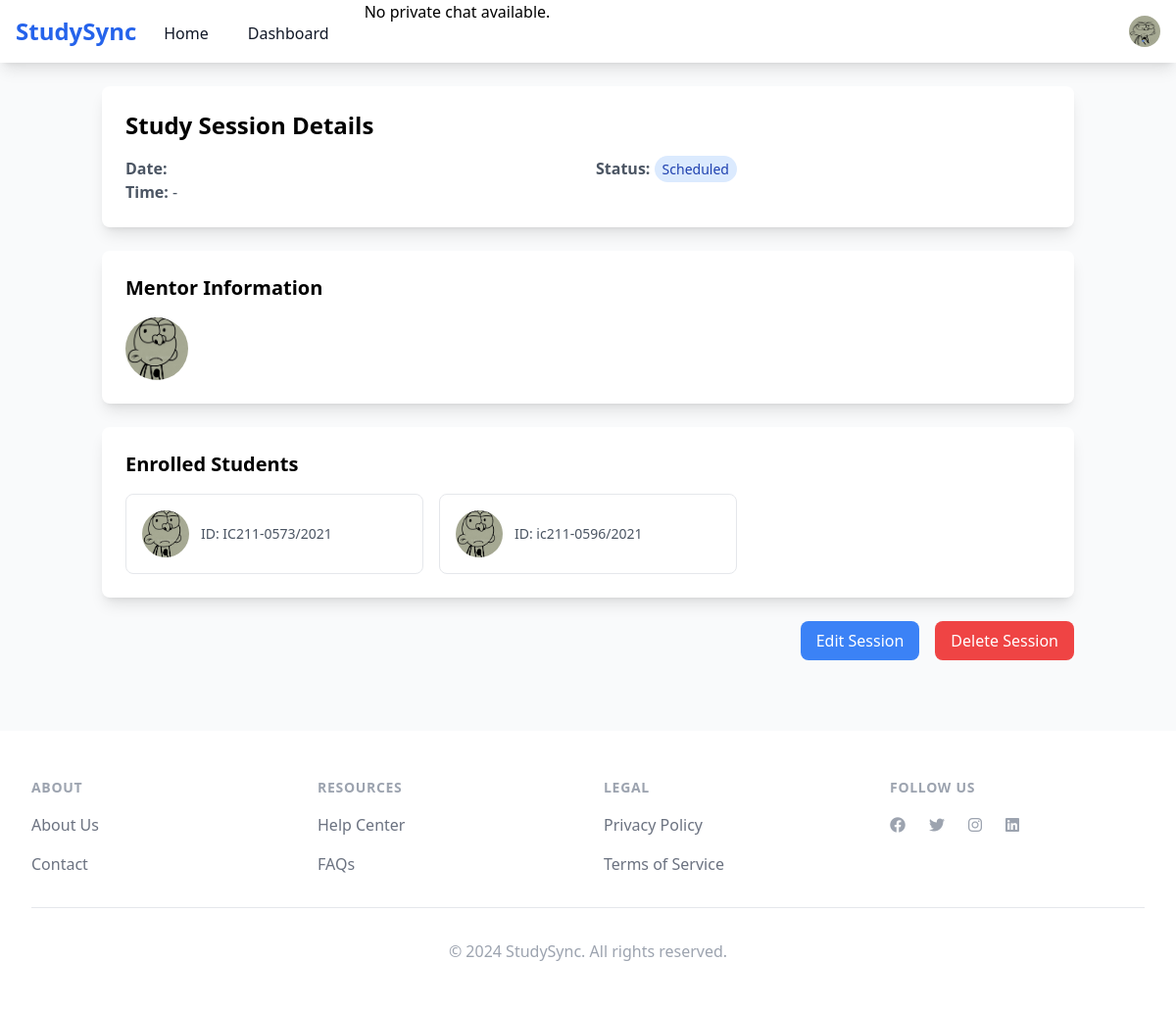
Screenshot of /session/2/ (signed in) with the database file from the repository.
### course/models.py (models this page shows, shortened)
class StudentProfile(models.Model):
    user = models.OneToOneField(User, on_delete=models.CASCADE)
    university = models.ForeignKey(University, on_delete=models.CASCADE)
    department = models.ForeignKey(Department, on_delete=models.CASCADE)
    student_id = models.CharField(max_length=50)
    year_of_study = models.IntegerField()
    bio = models.TextField(blank=True)
    courses = models.ManyToManyField('Course', related_name='students')
    mentor_rating = models.FloatField(default=0.0)
    is_available_as_mentor = models.BooleanField(default=False)
    email_verified = models.BooleanField(default=False)
    profile_picture = models.ImageField(upload_to='profile_pics/', null=True, blank=True)

class StudySession(models.Model):
    STATUS_CHOICES = [
        ('scheduled', 'Scheduled'),
        ('in_progress', 'In Progress'),
        ('completed', 'Completed'),
        ('cancelled', 'Cancelled'),
    ]
    course = models.ForeignKey(Course, on_delete=models.CASCADE)
    mentor = models.ForeignKey(StudentProfile, on_delete=models.CASCADE, related_name='mentor_sessions')
    students = models.ManyToManyField(StudentProfile, related_name='student_sessions')
    title = models.CharField(max_length=200)
    description = models.TextField()
    scheduled_time = models.DateTimeField()
    duration = models.DurationField()
    status = models.CharField(max_length=20, choices=STATUS_CHOICES, default='scheduled')
    max_participants = models.IntegerField(default=5)
    created_at = models.DateTimeField(auto_now_add=True)

### course/views.py (the view)
# urls.py: path('session/<int:session_id>/', views.session_detail, name='session_detail'),
@login_required
def session_detail(request, session_id):
    session = get_object_or_404(StudySession, id=session_id)
    context = {
        'session': session,
        'mentor': session.mentor,
        'students': session.students.all(),
    }
    return render(request, 'course/session_detail.html', context)

### templates/course/session_detail.html (shortened to what this page needs)
{% extends 'base.html' %}
{% block content %}
<div class="container mx-auto px-4 py-6">
    <div class="bg-white shadow-lg rounded-lg p-6 mb-6">
        <h1 class="text-2xl font-bold mb-4">Study Session Details</h1>
        <div class="grid grid-cols-1 md:grid-cols-2 gap-4">
            <div>
                <p class="text-gray-600"><strong>Date:</strong> {{ session.date|date:"F d, Y" }}</p>
                <p class="text-gray-600"><strong>Time:</strong> {{ session.start_time|time:"g:i A" }} - {{ session.end_time|time:"g:i A" }}</p>
            </div>
            <div>
                {% if session.status %}
                    <p class="text-gray-600"><strong>Status:</strong>
                        <span class="px-2 py-1 rounded-full text-sm
                            {% if session.status == 'scheduled' %}
                                bg-blue-100 text-blue-800
                            {% elif session.status == 'in_progress' %}
                                bg-green-100 text-green-800
                            {% elif session.status == 'completed' %}
                                bg-gray-100 text-gray-800
                            {% endif %}">
                            {{ session.status|title }}
                        </span>
                    </p>
                {% endif %}
            </div>
        </div>
    </div>
    <div class="bg-white shadow-lg rounded-lg p-6 mb-6">
        <h2 class="text-xl font-semibold mb-4">Mentor Information</h2>
        <div class="flex items-center space-x-4">
            {% if mentor.profile_picture %}
                <img src="{{ mentor.profile_picture.url }}" alt="{{ mentor.get_full_name }}"
                     class="w-16 h-16 rounded-full object-cover">
            {% endif %}
        </div>
    </div>
    <div class="bg-white shadow-lg rounded-lg p-6">
        <h2 class="text-xl font-semibold mb-4">Enrolled Students</h2>
        {% if students %}
            <div class="grid grid-cols-1 md:grid-cols-2 lg:grid-cols-3 gap-4">
                {% for student in students %}
                    <div class="border rounded-lg p-4">
                        <div class="flex items-center space-x-3">
                            {% if student.profile_picture %}
                                <img src="{{ student.profile_picture.url }}" alt="{{ student.get_full_name }}"
                                     class="w-12 h-12 rounded-full object-cover">
                            {% endif %}
                            <div>
                                {% if student.student_id %}
                                    <p class="text-sm text-gray-600">ID: {{ student.student_id }}</p>
                                {% endif %}
                            </div>
                        </div>
                    </div>
                {% endfor %}
            </div>
        {% else %}
            <p class="text-gray-600">No students enrolled in this session yet.</p>
        {% endif %}
    </div>
    <div class="mt-6 flex justify-end space-x-4">
        <a href=""
           class="bg-blue-500 hover:bg-blue-600 text-white px-4 py-2 rounded-lg">
            Edit Session
        </a>
        <form method="POST" action="" class="inline">
            <button type="submit"
                    class="bg-red-500 hover:bg-red-600 text-white px-4 py-2 rounded-lg"
                    onclick="return confirm('Are you sure you want to delete this session?')">
                Delete Session
            </button>
        </form>
    </div>
</div>
{% endblock %}

### templates/includes/navbar.html (shortened to what this page needs)
{% load static %}
<nav class="bg-white shadow-lg">
    <div class="max-w-7xl mx-auto px-4">
        <div class="flex justify-between h-16">
            <div class="flex">
                <div class="flex-shrink-0 flex items-center">
                    <a href="" class="text-2xl font-bold text-blue-600">StudySync</a>
                </div>
                <div class="hidden sm:ml-6 sm:flex sm:space-x-8">
                    <a href="/" class="inline-flex items-center px-1 pt-1 text-gray-900">Home</a>
                    {% if user.is_authenticated %}
                        <a href="" class="inline-flex items-center px-1 pt-1 text-gray-900">Dashboard</a>
                        {% if user_profile and user_profile.id %}
                        <a href="{% url 'create_private_chat' user_profile.id %}" class="inline-flex items-center px-1 pt-1 text-gray-900">Private Chat</a>
                        {% else %}
                        <p>No private chat available.</p>
                        {% endif %}
                    {% endif %}
                </div>
            </div>
            <div class="hidden sm:ml-6 sm:flex sm:items-center">
                {% if user.is_authenticated %}
                    <div class="ml-3 relative">
                        <div>
                            <button type="button" class="profile-dropdown-button bg-white rounded-full flex text-sm focus:outline-none focus:ring-2 focus:ring-offset-2 focus:ring-blue-500" id="user-menu-button" aria-expanded="false" aria-haspopup="true">
                                <img class="h-8 w-8 rounded-full" src="{{ user.studentprofile.profile_picture.url|default:'/static/img/default-avatar.png' }}" alt="">
                            </button>
                        </div>
                    </div>
                {% endif %}
            </div>
        </div>
    </div>
</nav>

### rows the page displays
StudySession: status "Scheduled"
StudentProfile: profile_picture (picture), student_id "ic211-0596/2021"
StudentProfile: profile_picture (picture), student_id "IC211-0573/2021"
